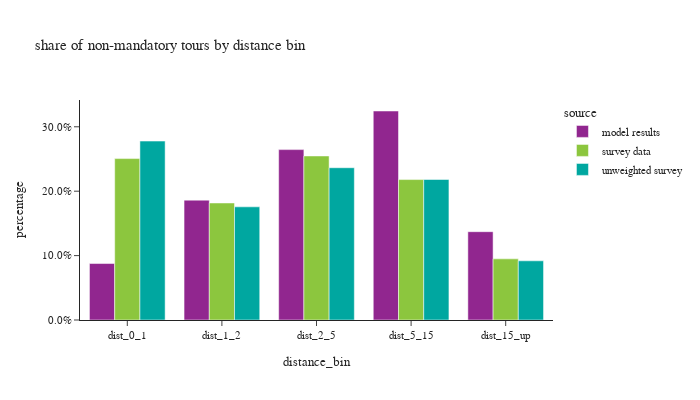

Source (notebook cell):
### Code cell
# plot1
df_plot = non_m_tour_data.loc[non_m_tour_data['distance_bin'] != float('nan')].groupby(['source','distance_bin'])['tour_weight'].sum().reset_index()
df_plot['percentage'] = df_plot.groupby(['source'], group_keys=False)['tour_weight']. \
    apply(lambda x: x / float(x.sum()))
# df_plot
fig1 = px.bar(df_plot, x='distance_bin', y="percentage", color="source", barmode="group",
              title="share of non-mandatory tours by distance bin")
fig1.for_each_annotation(lambda a: a.update(text = a.text.split("=")[-1]))
fig1.update_layout(height=400, width=700, font=dict(size=11), yaxis=dict(tickformat=".1%"))
fig1.show()

### Figure 1 — Plotly figure (JSON) as saved in the notebook; plotly's stock layout.template omitted (floating-point values rounded to 4 significant figures)
{"data": [{"alignmentgroup": "True", "hovertemplate": "source=model results<br>distance_bin=%{x}<br>percentage=%{y}<extra></extra>", "legendgroup": "model results", "marker": {"color": "#91268F", "pattern": {"shape": ""}}, "name": "model results", "offsetgroup": "model results", "orientation": "v", "showlegend": true, "textposition": "auto", "type": "bar", "x": ["dist_0_1", "dist_1_2", "dist_2_5", "dist_5_15", "dist_15_up"], "xaxis": "x", "y": [0.0877, 0.1861, 0.2646, 0.3245, 0.1371], "yaxis": "y"}, {"alignmentgroup": "True", "hovertemplate": "source=survey data<br>distance_bin=%{x}<br>percentage=%{y}<extra></extra>", "legendgroup": "survey data", "marker": {"color": "#8CC63E", "pattern": {"shape": ""}}, "name": "survey data", "offsetgroup": "survey data", "orientation": "v", "showlegend": true, "textposition": "auto", "type": "bar", "x": ["dist_0_1", "dist_1_2", "dist_2_5", "dist_5_15", "dist_15_up"], "xaxis": "x", "y": [0.2506, 0.1817, 0.2547, 0.218, 0.09491], "yaxis": "y"}, {"alignmentgroup": "True", "hovertemplate": "source=unweighted survey<br>distance_bin=%{x}<br>percentage=%{y}<extra></extra>", "legendgroup": "unweighted survey", "marker": {"color": "#00A7A0", "pattern": {"shape": ""}}, "name": "unweighted survey", "offsetgroup": "unweighted survey", "orientation": "v", "showlegend": true, "textposition": "auto", "type": "bar", "x": ["dist_0_1", "dist_1_2", "dist_2_5", "dist_5_15", "dist_15_up"], "xaxis": "x", "y": [0.2778, 0.1757, 0.2364, 0.2182, 0.09189], "yaxis": "y"}], "layout": {"barmode": "group", "font": {"size": 11}, "height": 400, "legend": {"title": {"text": "source"}, "tracegroupgap": 0}, "title": {"text": "share of non-mandatory tours by distance bin"}, "width": 700, "xaxis": {"anchor": "y", "domain": [0.0, 1.0], "title": {"text": "distance_bin"}}, "yaxis": {"anchor": "x", "domain": [0.0, 1.0], "tickformat": ".1%", "title": {"text": "percentage"}}}}
